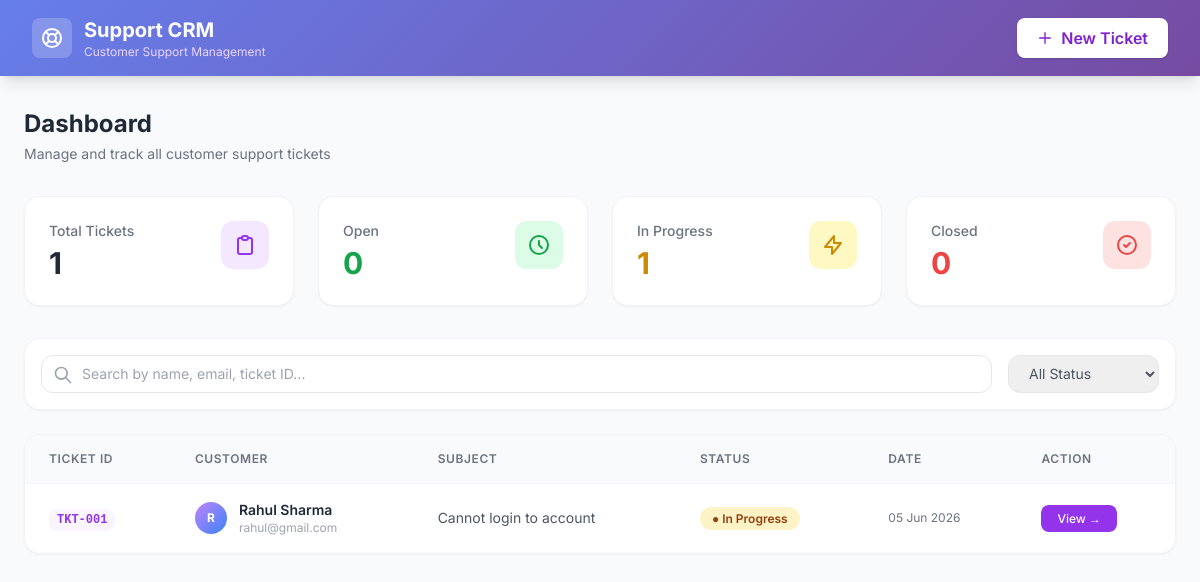
The page / on the database its author committed.
### models.py (models this page shows)
class Ticket(Base):
    __tablename__ = "tickets"
    id = Column(Integer, primary_key=True, index=True)
    ticket_id = Column(String, unique=True, index=True)
    customer_name = Column(String)
    customer_email = Column(String)
    subject = Column(String)
    description = Column(String)
    status = Column(String, default="Open")
    created_at = Column(DateTime, default=datetime.utcnow)
    updated_at = Column(DateTime, default=datetime.utcnow)
    notes = relationship("Note", back_populates="ticket")

### main.py (the view)
@app.get("/", response_class=HTMLResponse)
def home(request: Request, db: Session = Depends(get_db)):
    tickets = db.query(models.Ticket).order_by(models.Ticket.created_at.desc()).all()
    return templates.TemplateResponse("index.html", {
        "request": request,
        "tickets": tickets
    })

### templates/index.html (shortened to what this page needs)
<!DOCTYPE html>
<html lang="en">
<head>
    <script src="https://cdn.tailwindcss.com"></script>
</head>
<body class="bg-gray-50 min-h-screen">
    <nav class="gradient-bg text-white px-8 py-4 flex justify-between items-center shadow-lg">
        <div class="flex items-center gap-3">
            <div class="bg-white bg-opacity-20 p-2 rounded-lg">
                <svg class="w-6 h-6" fill="none" stroke="currentColor" viewBox="0 0 24 24">
                    <path stroke-linecap="round" stroke-linejoin="round" stroke-width="2" d="M18.364 5.636l-3.536 3.536m0 5.656l3.536 3.536M9.172 9.172L5.636 5.636m3.536 9.192l-3.536 3.536M21 12a9 9 0 11-18 0 9 9 0 0118 0zm-5 0a4 4 0 11-8 0 4 4 0 018 0z"/>
                </svg>
            </div>
            <div>
                <h1 class="text-xl font-bold">Support CRM</h1>
                <p class="text-xs text-purple-200">Customer Support Management</p>
            </div>
        </div>
        <a href="/create" class="bg-white text-purple-700 font-semibold px-5 py-2 rounded-lg hover:bg-purple-50 transition flex items-center gap-2 shadow">
            <svg class="w-4 h-4" fill="none" stroke="currentColor" viewBox="0 0 24 24">
                <path stroke-linecap="round" stroke-linejoin="round" stroke-width="2" d="M12 4v16m8-8H4"/>
            </svg>
            New Ticket
        </a>
    </nav>
    <div class="max-w-7xl mx-auto px-6 py-8">
        <div class="mb-8">
            <h2 class="text-2xl font-bold text-gray-800">Dashboard</h2>
            <p class="text-gray-500 text-sm mt-1">Manage and track all customer support tickets</p>
        </div>
        <div class="grid grid-cols-1 md:grid-cols-4 gap-6 mb-8">
            <div class="bg-white rounded-2xl p-6 shadow-sm card-hover border border-gray-100">
                <div class="flex justify-between items-start">
                    <div>
                        <p class="text-gray-500 text-sm font-medium">Total Tickets</p>
                        <p class="text-3xl font-bold text-gray-800 mt-1">{{ tickets|length }}</p>
                    </div>
                    <div class="bg-purple-100 p-3 rounded-xl">
                        <svg class="w-6 h-6 text-purple-600" fill="none" stroke="currentColor" viewBox="0 0 24 24">
                            <path stroke-linecap="round" stroke-linejoin="round" stroke-width="2" d="M9 5H7a2 2 0 00-2 2v12a2 2 0 002 2h10a2 2 0 002-2V7a2 2 0 00-2-2h-2M9 5a2 2 0 002 2h2a2 2 0 002-2M9 5a2 2 0 012-2h2a2 2 0 012 2"/>
                        </svg>
                    </div>
                </div>
            </div>
            <div class="bg-white rounded-2xl p-6 shadow-sm card-hover border border-gray-100">
                <div class="flex justify-between items-start">
                    <div>
                        <p class="text-gray-500 text-sm font-medium">Open</p>
                        <p class="text-3xl font-bold text-green-600 mt-1">{{ tickets|selectattr("status", "equalto", "Open")|list|length }}</p>
                    </div>
                    <div class="bg-green-100 p-3 rounded-xl">
                        <svg class="w-6 h-6 text-green-600" fill="none" stroke="currentColor" viewBox="0 0 24 24">
                            <path stroke-linecap="round" stroke-linejoin="round" stroke-width="2" d="M12 8v4l3 3m6-3a9 9 0 11-18 0 9 9 0 0118 0z"/>
                        </svg>
                    </div>
                </div>
            </div>
            <div class="bg-white rounded-2xl p-6 shadow-sm card-hover border border-gray-100">
                <div class="flex justify-between items-start">
                    <div>
                        <p class="text-gray-500 text-sm font-medium">In Progress</p>
                        <p class="text-3xl font-bold text-yellow-600 mt-1">{{ tickets|selectattr("status", "equalto", "In Progress")|list|length }}</p>
                    </div>
                    <div class="bg-yellow-100 p-3 rounded-xl">
                        <svg class="w-6 h-6 text-yellow-600" fill="none" stroke="currentColor" viewBox="0 0 24 24">
                            <path stroke-linecap="round" stroke-linejoin="round" stroke-width="2" d="M13 10V3L4 14h7v7l9-11h-7z"/>
                        </svg>
                    </div>
                </div>
            </div>
            <div class="bg-white rounded-2xl p-6 shadow-sm card-hover border border-gray-100">
                <div class="flex justify-between items-start">
                    <div>
                        <p class="text-gray-500 text-sm font-medium">Closed</p>
                        <p class="text-3xl font-bold text-red-500 mt-1">{{ tickets|selectattr("status", "equalto", "Closed")|list|length }}</p>
                    </div>
                    <div class="bg-red-100 p-3 rounded-xl">
                        <svg class="w-6 h-6 text-red-500" fill="none" stroke="currentColor" viewBox="0 0 24 24">
                            <path stroke-linecap="round" stroke-linejoin="round" stroke-width="2" d="M9 12l2 2 4-4m6 2a9 9 0 11-18 0 9 9 0 0118 0z"/>
                        </svg>
                    </div>
                </div>
            </div>
        </div>
        <div class="bg-white rounded-2xl shadow-sm border border-gray-100 p-4 mb-6 flex flex-col md:flex-row gap-4">
            <div class="flex-1 relative">
                <svg class="w-5 h-5 text-gray-400 absolute left-3 top-2.5" fill="none" stroke="currentColor" viewBox="0 0 24 24">
                    <path stroke-linecap="round" stroke-linejoin="round" stroke-width="2" d="M21 21l-6-6m2-5a7 7 0 11-14 0 7 7 0 0114 0z"/>
                </svg>
                <input type="text" id="searchInput" placeholder="Search by name, email, ticket ID..."
                    class="w-full pl-10 pr-4 py-2 border border-gray-200 rounded-xl focus:outline-none focus:ring-2 focus:ring-purple-400 text-sm"/>
            </div>
            <select id="statusFilter" class="border border-gray-200 rounded-xl px-4 py-2 focus:outline-none focus:ring-2 focus:ring-purple-400 text-sm text-gray-600">
                <option value="">All Status</option>
            </select>
        </div>
        <div class="bg-white rounded-2xl shadow-sm border border-gray-100 overflow-hidden">
            <table class="w-full text-sm">
                <thead>
                    <tr class="bg-gray-50 border-b border-gray-100">
                        <th class="px-6 py-4 text-left text-xs font-semibold text-gray-500 uppercase tracking-wider">Ticket ID</th>
                        <th class="px-6 py-4 text-left text-xs font-semibold text-gray-500 uppercase tracking-wider">Customer</th>
                        <th class="px-6 py-4 text-left text-xs font-semibold text-gray-500 uppercase tracking-wider">Subject</th>
                        <th class="px-6 py-4 text-left text-xs font-semibold text-gray-500 uppercase tracking-wider">Status</th>
                        <th class="px-6 py-4 text-left text-xs font-semibold text-gray-500 uppercase tracking-wider">Date</th>
                        <th class="px-6 py-4 text-left text-xs font-semibold text-gray-500 uppercase tracking-wider">Action</th>
                    </tr>
                </thead>
                <tbody id="ticketTable">
                    {% for ticket in tickets %}
                    <tr class="ticket-row border-b border-gray-50 hover:bg-purple-50 transition cursor-pointer"
                        data-name="{{ ticket.customer_name|lower }}"
                        data-email="{{ ticket.customer_email|lower }}"
                        data-id="{{ ticket.ticket_id|lower }}"
                        data-subject="{{ ticket.subject|lower }}"
                        data-status="{{ ticket.status }}">
                        <td class="px-6 py-4">
                            <span class="font-mono font-bold text-purple-600 bg-purple-50 px-2 py-1 rounded-lg text-xs">{{ ticket.ticket_id }}</span>
                        </td>
                        <td class="px-6 py-4">
                            <div class="flex items-center gap-3">
                                <div class="w-8 h-8 rounded-full bg-gradient-to-br from-purple-400 to-blue-500 flex items-center justify-center text-white font-bold text-xs">
                                    {{ ticket.customer_name[0].upper() }}
                                </div>
                                <div>
                                    <p class="font-semibold text-gray-800">{{ ticket.customer_name }}</p>
                                    <p class="text-gray-400 text-xs">{{ ticket.customer_email }}</p>
                                </div>
                            </div>
                        </td>
                        <td class="px-6 py-4 text-gray-600 max-w-xs truncate">{{ ticket.subject }}</td>
                        <td class="px-6 py-4">
                            {% if ticket.status == "Open" %}
                                <span class="status-open px-3 py-1 rounded-full text-xs font-semibold">● Open</span>
                            {% elif ticket.status == "In Progress" %}
                                <span class="status-progress px-3 py-1 rounded-full text-xs font-semibold">● In Progress</span>
                            {% else %}
                                <span class="status-closed px-3 py-1 rounded-full text-xs font-semibold">● Closed</span>
                            {% endif %}
                        </td>
                        <td class="px-6 py-4 text-gray-500 text-xs">{{ ticket.created_at.strftime('%d %b %Y') }}</td>
                        <td class="px-6 py-4">
                            <a href="/ticket/{{ ticket.ticket_id }}" class="bg-purple-600 text-white px-4 py-1.5 rounded-lg text-xs font-medium hover:bg-purple-700 transition">
                                View →
                            </a>
                        </td>
                    </tr>
                    {% endfor %}
                </tbody>
            </table>
        </div>
    </div>
</body>
</html>

### templates/index.html (style rules this page uses)
body { font-family: 'Inter', sans-serif; }
.gradient-bg { background: linear-gradient(135deg, #667eea 0%, #764ba2 100%); }
.card-hover { transition: all 0.3s ease; }
.status-progress { background: #fef3c7; color: #92400e; }

### rows shown on the page
Ticket: ticket_id "TKT-001", customer_name "R", customer_name "Rahul Sharma", customer_email "rahul@gmail.com", subject "Cannot login to account", status "● In Progress", created_at "05 Jun 2026"

### other values the page prints
{{ tickets|length }} "1"
{{ tickets|selectattr("status", "equalto", "Open")|list|length }} "0"
{{ tickets|selectattr("status", "equalto", "In Progress")|list|length }} "1"
{{ tickets|selectattr("status", "equalto", "Closed")|list|length }} "0"
